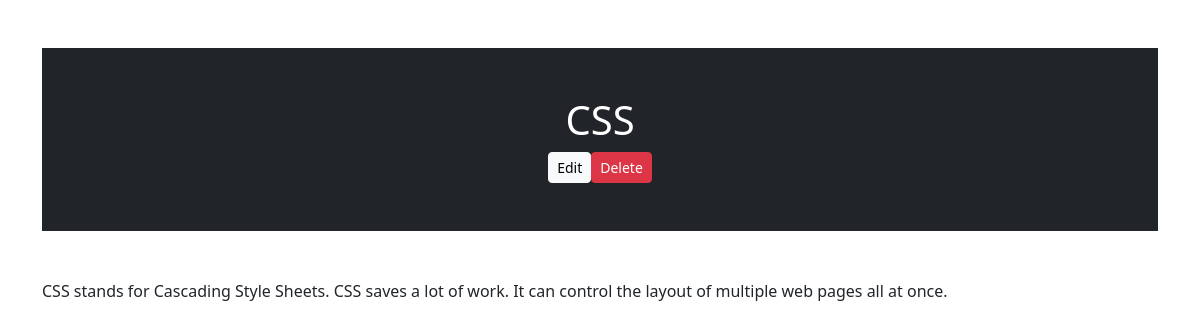
The app's page /view.php?id=13 (signed in) with its own data.
### tables this page shows
CREATE TABLE `data` (
  `id` int(11) NOT NULL,
  `title` varchar(255) NOT NULL,
  `content` longtext NOT NULL
);

### logic.php (called while the page is built, shortened)
<?php
  $conn = mysqli_connect("localhost", "root", "", "blog-php");
  if(isset($_REQUEST['id'])) {
    $id = $_REQUEST['id'];
    $sql = "SELECT * FROM data WHERE id=$id";
    $query = mysqli_query($conn, $sql);
  }
?>

### view.php (the view, shortened to what this page needs)
<?php
  include "logic.php";
?>
<!DOCTYPE html>
<html lang="en">
<head>
</head>
<body>
     <div class="container mt-5">
     <?php foreach($query as $q) {?>
        <div class="bg-dark p-5 rounded-lg text-white text-center">
            <h1><?php echo $q['title']; ?></h1>
            <div class="d-flex mt-2 justify-content-center align-items-center">
                <a href="edit.php?id=<?php echo $q['id'];?>" class="btn btn-light btn-sm">Edit</a>
                <form method="POST">
                    <button class="btn btn-danger btn-sm ml-2" name="delete">Delete</button>
                </form>
            </div>
        </div>
        <p class="mt-5 border-left border-dark pl-3"><?php echo $q['content']; ?></p>
     <?php }?>
     </div>
    <link href="https://cdn.jsdelivr.net/npm/bootstrap@5.3.0/dist/css/bootstrap.min.css" rel="stylesheet">
</body>
</html>

### records on screen
data: title "CSS", content "CSS stands for Cascading Style Sheets. CSS saves a lot of work. It can control the layout of multiple web pages all at once."
